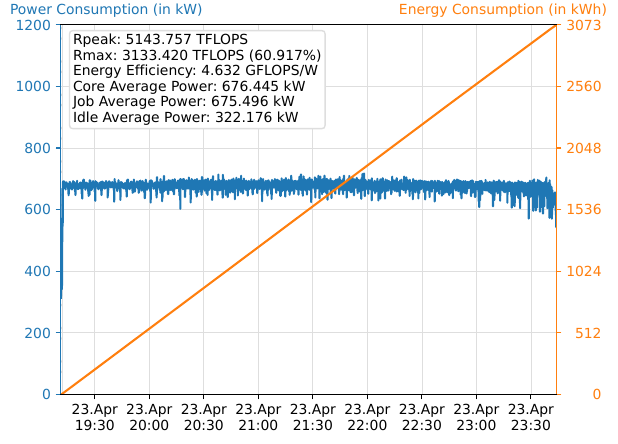

Here is the Python script that generated this plot:
#!/usr/bin/env python3

from datetime import datetime, timedelta
from pathlib import Path
import re
import sys
from zoneinfo import ZoneInfo

import matplotlib as mpl
from matplotlib.axes import Axes
import matplotlib.dates as mdates
import matplotlib.pyplot as plt
import matplotlib.ticker as mticker
import polars as pl


# embed fonts into the final pdf
mpl.rcParams["pdf.fonttype"] = 42


##################################################
# general configuration
##################################################
# HPL log file as produced by
# - "HPLinpack 2.3  --  High-Performance Linpack benchmark  --   December 2, 2018"
# - "HPLinpack 2.1  --  High-Performance Linpack benchmark  --   October 26, 2012"
hpl_log_path = Path(f"hpl.log")
# rpeak per node: (96 cores) * (2.8 GHz experimental AVX512 boost frequency for 1 full CPU à 48 cores) * (2 FMA units) * (1 multiply + 1 add) * (512 vector width / 64-bit floating point number)
rpeak_gflops_per_node = 96 * 2.800 * 2 * 2 * (512 / 64)
# specify plotting configuration which ensures sufficient space at the top left for summary box
# --> this value may get automatically adjusted to align the final axis tick with the axis limit
power_kilowatt_limit = 1100

# time resolution needed for detecting missing values
pdus_resolution = "5s"
powermeter_resolution = "1s"
# the common resolution is used to resample the data for visualization (should be at least the maximum of the measurement resolutions)
common_resolution = "5s"
# configure idle phase reference time frame
idle_start = int(datetime(2024, 4, 24, 3, 0, 0, tzinfo=ZoneInfo("Europe/Berlin")).timestamp())
idle_end = int(idle_start + timedelta(hours=2).total_seconds())
# control output path
pdus_path = Path("pdus.parquet")
powermeter_path = Path("powermeter.parquet")
output_directory_path = Path(".")
output_directory_path.mkdir(exist_ok=True)
output_path = Path(output_directory_path / "summary.txt")
output_file = output_path.open(mode="w")


# SLURM job data with start and end time
jobid = 45056267
job_start, job_end = 1713899471, 1713915850
num_nodes = 598
racks = {
    # compute racks
    143,
    144,
    146,
    147,
    148,
    149,
    243,
    244,
    245,
    246,
    247,
    248,
    249,
    # global cooling equipment and network (side coolers, CDUs, switches)
    100,
    200,
    # management rack for SLURM controller and login nodes
    145,
    # isilon storage
    443,
    444,
}
num_racks = len(racks)

print(
    f"using data from {num_nodes} nodes in the following {num_racks} racks: {sorted(racks)}",
    file=output_file,
)

##################################################
# HPL output parsing
##################################################
hpl_log_text = hpl_log_path.read_text()

num_tests_pattern = re.compile(r"(\d+) tests with the following results")
num_tests_match = num_tests_pattern.search(hpl_log_text)
if not num_tests_match:
    print(f"WARNING: could not find the number of tests in '{hpl_log_path}'...", file=sys.stderr)
else:
    num_tests = int(num_tests_match.group(1))
    if num_tests != 1:
        print(f"WARNING: found {num_tests} tests instead of exactly 1 test in '{hpl_log_path}'...", file=sys.stderr)

core_start_pattern = re.compile(r"HPL_pdgesv\(\) start time\s+(.*)")
core_end_pattern = re.compile(r"HPL_pdgesv\(\) end time\s+(.*)")

core_start_match = core_start_pattern.search(hpl_log_text)
core_end_match = core_end_pattern.search(hpl_log_text)
if not core_start_match or not core_end_match:
    print(f"ERROR: could not find core phase start and end time in '{hpl_log_path}'...", file=sys.stderr)
    sys.exit(1)

# fmt: off
core_start = int(datetime.strptime(core_start_match.group(1), r"%c").replace(tzinfo=ZoneInfo("Europe/Berlin")).timestamp())
core_end = int(datetime.strptime(core_end_match.group(1), r"%c").replace(tzinfo=ZoneInfo("Europe/Berlin")).timestamp())
# fmt: on

hpl_log_lines = hpl_log_text.splitlines()
hpl_log_lines = [line for line in hpl_log_lines if line]
for index, line in enumerate(hpl_log_lines):
    if "HPL_pdgesv() start time" in line:
        break
else:
    print(f"ERROR: could not find GFLOPS in '{hpl_log_path}'...", file=sys.stderr)
rmax_gflops = float(hpl_log_lines[index - 1].split()[6])
rpeak_gflops = num_nodes * rpeak_gflops_per_node
percent_rmax_of_rpeak = 100 * rmax_gflops / rpeak_gflops

##################################################
# energy data parsing
##################################################
pdus = pl.read_parquet(pdus_path).with_columns(
    pl.col("time").cast(pl.String).str.to_datetime(time_zone="Europe/Berlin"),
    pl.col("rack").cast(pl.Int64),
    pl.col("num").cast(pl.Int64),
    pl.col("energy").cast(pl.Float64),
)

powermeter = pl.read_parquet(powermeter_path).with_columns(
    pl.col("time").cast(pl.String).str.to_datetime(time_zone="Europe/Berlin"),
    pl.col("channel").cast(pl.Int64),
    pl.col("energy").cast(pl.Float64),
)

pdus = (
    pdus.with_columns(
        pdu=pl.concat_str(pl.col("rack"), pl.col("num"), separator="#"),
    )
    .pivot(
        on="pdu",
        values="energy",
        index="time",
    )
    .sort(by="time")
    .upsample("time", every=pdus_resolution)
)

powermeter = powermeter.pivot(
    on="channel",
    values="energy",
    index="time",
).sort(by="time")

# write reference files of raw data for Green500 submission
pdus_job = pdus.filter(
    pl.col("time").dt.timestamp("ns").is_between(job_start * 10**9, job_end * 10**9, closed="both")
).sort(by="time")
pdus_job.write_csv(output_directory_path / "pdus-job.csv")

pdus_core = pdus.filter(
    pl.col("time").dt.timestamp("ns").is_between(core_start * 10**9, core_end * 10**9, closed="both")
).sort(by="time")
pdus_core.write_csv(output_directory_path / "pdus-core.csv")

pdus_idle = pdus.filter(
    pl.col("time").dt.timestamp("ns").is_between(idle_start * 10**9, idle_end * 10**9, closed="both")
).sort(by="time")
pdus_idle.write_csv(output_directory_path / "pdus-idle.csv")

powermeter_job = powermeter.filter(
    pl.col("time").dt.timestamp("ns").is_between(job_start * 10**9, job_end * 10**9, closed="both")
).sort(by="time")
powermeter_job.write_csv(output_directory_path / "powermeter-job.csv")

powermeter_core = powermeter.filter(
    pl.col("time").dt.timestamp("ns").is_between(core_start * 10**9, core_end * 10**9, closed="both")
).sort(by="time")
powermeter_core.write_csv(output_directory_path / "powermeter-core.csv")

powermeter_idle = powermeter.filter(
    pl.col("time").dt.timestamp("ns").is_between(idle_start * 10**9, idle_end * 10**9, closed="both")
).sort(by="time")
powermeter_idle.write_csv(output_directory_path / "powermeter-idle.csv")

##################################################
# check missing data and repair it
##################################################
pdus_missing = (
    pdus.null_count()
    .transpose(include_header=True, header_name="PDU", column_names=["Null Count"])
    .filter(pl.col("Null Count") > 0)
    .sort("PDU")
)

num_missing = pdus_missing.sum()["Null Count"][0]
num_expected = len(pdus) * (len(pdus.columns) - 1)
percent_missing = 100 * num_missing / num_expected
print(
    f"(pdus) number of missing data points before reparation: {num_missing} / {num_expected} = {percent_missing:.3f}%",
    file=output_file,
)

pdus = pdus.with_columns(pl.exclude("time").interpolate_by("time"))

pdus_missing = (
    pdus.null_count()
    .transpose(include_header=True, header_name="PDU", column_names=["Null Count"])
    .filter(pl.col("Null Count") > 0)
    .sort("PDU")
)
num_missing = pdus_missing.sum()["Null Count"][0]
num_expected = len(pdus) * (len(pdus.columns) - 1)
percent_missing = 100 * num_missing / num_expected
print(
    f"(pdus) number of missing data points after reparation: {num_missing} / {num_expected} = {percent_missing:.3f}%",
    file=output_file,
)

assert pdus_missing.is_empty()

# since the powermeter data is not recorded at exactly the same time intervals just check that all or nothing is missing each timestamp
assert (
    powermeter.select(
        any_missing=pl.any_horizontal(pl.exclude("time").is_null()),
        all_missing=pl.all_horizontal(pl.exclude("time").is_null()),
    )
    .filter(pl.col("any_missing") & ~pl.col("all_missing"))
    .is_empty()
)

##################################################
# post-processing and aggregations
##################################################
pdus_sum = pdus.select(
    time=pl.col("time"),
    energy=pl.sum_horizontal(pl.exclude("time")),
)

powermeter_sum = powermeter.select(
    time=pl.col("time"),
    energy=pl.sum_horizontal(pl.exclude("time")),
)

pdus_sum_job = pdus_sum.filter(
    pl.col("time").dt.timestamp("ns").is_between(job_start * 10**9, job_end * 10**9, closed="both")
).sort(by="time")

pdus_sum_core = pdus_sum.filter(
    pl.col("time").dt.timestamp("ns").is_between(core_start * 10**9, core_end * 10**9, closed="both")
).sort(by="time")

pdus_sum_idle = pdus_sum.filter(
    pl.col("time").dt.timestamp("ns").is_between(idle_start * 10**9, idle_end * 10**9, closed="both")
).sort(by="time")

powermeter_sum_job = powermeter_sum.filter(
    pl.col("time").dt.timestamp("ns").is_between(job_start * 10**9, job_end * 10**9, closed="both")
).sort(by="time")

powermeter_sum_core = powermeter_sum.filter(
    pl.col("time").dt.timestamp("ns").is_between(core_start * 10**9, core_end * 10**9, closed="both")
).sort(by="time")

powermeter_sum_idle = powermeter_sum.filter(
    pl.col("time").dt.timestamp("ns").is_between(idle_start * 10**9, idle_end * 10**9, closed="both")
).sort(by="time")

##################################################
# calculate final metrics
##################################################
runtime_seconds_job = job_end - job_start
runtime_seconds_core = core_end - core_start
runtime_seconds_idle = idle_end - idle_start

# instead of the actual start and end times, the Green500 methodology uses the first and last collected energy value inside the time frame
runtime_seconds_job_pdus = (pdus_sum_job["time"][-1] - pdus_sum_job["time"][0]).total_seconds()
energy_watthours_job_pdus = pdus_sum_job["energy"][-1] - pdus_sum_job["energy"][0]
power_watt_job_pdus = 60 * 60 * energy_watthours_job_pdus / runtime_seconds_job_pdus
runtime_seconds_job_powermeter = (powermeter_sum_job["time"][-1] - powermeter_sum_job["time"][0]).total_seconds()
energy_watthours_job_powermeter = powermeter_sum_job["energy"][-1] - powermeter_sum_job["energy"][0]
power_watt_job_powermeter = 60 * 60 * energy_watthours_job_powermeter / runtime_seconds_job_powermeter
power_watt_job = power_watt_job_pdus + power_watt_job_powermeter

runtime_seconds_core_pdus = (pdus_sum_core["time"][-1] - pdus_sum_core["time"][0]).total_seconds()
energy_watthours_core_pdus = pdus_sum_core["energy"][-1] - pdus_sum_core["energy"][0]
power_watt_core_pdus = 60 * 60 * energy_watthours_core_pdus / runtime_seconds_core_pdus
runtime_seconds_core_powermeter = (powermeter_sum_core["time"][-1] - powermeter_sum_core["time"][0]).total_seconds()
energy_watthours_core_powermeter = powermeter_sum_core["energy"][-1] - powermeter_sum_core["energy"][0]
power_watt_core_powermeter = 60 * 60 * energy_watthours_core_powermeter / runtime_seconds_core_powermeter
power_watt_core = power_watt_core_pdus + power_watt_core_powermeter

runtime_seconds_idle_pdus = (pdus_sum_idle["time"][-1] - pdus_sum_idle["time"][0]).total_seconds()
energy_watthours_idle_pdus = pdus_sum_idle["energy"][-1] - pdus_sum_idle["energy"][0]
power_watt_idle_pdus = 60 * 60 * energy_watthours_idle_pdus / runtime_seconds_idle_pdus
runtime_seconds_idle_powermeter = (powermeter_sum_idle["time"][-1] - powermeter_sum_idle["time"][0]).total_seconds()
energy_watthours_idle_powermeter = powermeter_sum_idle["energy"][-1] - powermeter_sum_idle["energy"][0]
power_watt_idle_powermeter = 60 * 60 * energy_watthours_idle_powermeter / runtime_seconds_idle_powermeter
power_watt_idle = power_watt_idle_pdus + power_watt_idle_powermeter

energy_efficiency_core = rmax_gflops / power_watt_core

# fmt: off
print(f"Job with SLURM ID {jobid}:", file=output_file)
print(f"- Start: {job_start} = {datetime.fromtimestamp(job_start, tz=ZoneInfo('Europe/Berlin'))}", file=output_file)
print(f"- End: {job_end} = {datetime.fromtimestamp(job_end, tz=ZoneInfo('Europe/Berlin'))}", file=output_file)
print(f"- Runtime: {int(runtime_seconds_job)} s ≈ {runtime_seconds_job / 60 / 60:.3f} h", file=output_file)
print(f"  - Runtime pdus: {runtime_seconds_job_pdus:.3f} s", file=output_file)
print(f"  - Runtime powermeter: {runtime_seconds_job_powermeter:.3f} s", file=output_file)
print(f"- Average Power: {power_watt_job:.3f} W", file=output_file)
print(f"Core:", file=output_file)
print(f"- Start: {core_start} = {datetime.fromtimestamp(core_start, tz=ZoneInfo('Europe/Berlin'))}", file=output_file)
print(f"- End: {core_end} = {datetime.fromtimestamp(core_end, tz=ZoneInfo('Europe/Berlin'))}", file=output_file)
print(f"- Runtime: {int(runtime_seconds_core)} s ≈ {runtime_seconds_core / 60 / 60:.3f} h", file=output_file)
print(f"  - Runtime pdus: {runtime_seconds_core_pdus:.3f} s", file=output_file)
print(f"  - Runtime powermeter: {runtime_seconds_core_powermeter:.3f} s", file=output_file)
print(f"- Average Power: {power_watt_core:.3f} W", file=output_file)
print(f"Top500: Rmax / Rpeak = {rmax_gflops / 1_000:.3f} TFLOPS / {rpeak_gflops / 1_000:.3f} TFLOPS = {percent_rmax_of_rpeak:.3f}%", file=output_file)
print(f"Green500: Rmax / Core Average Power = {rmax_gflops / 1_000:.3f} TFLOPS / {power_watt_core / 1_000:.3f} kW = {energy_efficiency_core:.3f} GFLOPS/Watt", file=output_file)
print(f"Idle:", file=output_file)
print(f"- Start: {idle_start} = {datetime.fromtimestamp(idle_start, tz=ZoneInfo('Europe/Berlin'))}", file=output_file)
print(f"- End: {idle_end} = {datetime.fromtimestamp(idle_end, tz=ZoneInfo('Europe/Berlin'))}", file=output_file)
print(f"- Runtime: {int(runtime_seconds_idle)} s ≈ {runtime_seconds_idle / 60 / 60:.3f} h", file=output_file)
print(f"  - Runtime pdus: {runtime_seconds_idle_pdus:.3f} s", file=output_file)
print(f"  - Runtime powermeter: {runtime_seconds_idle_powermeter:.3f} s", file=output_file)
print(f"- Average Power: {power_watt_idle:.3f} W", file=output_file)
# fmt: on

##################################################
# create final summary visualization
##################################################
powermeter_aligned = (
    powermeter_sum.with_columns(
        interpolated=pl.lit(False),
    )
    .vstack(
        powermeter_sum.select(
            time=pl.datetime_range(
                pl.col("time").min().dt.truncate(common_resolution),
                pl.col("time").max().dt.truncate(common_resolution),
                interval=common_resolution,
            ),
            energy=pl.lit(None),
            interpolated=pl.lit(True),
        )
    )
    .sort("time")
    .with_columns(pl.col("energy").interpolate_by("time"))
    .drop_nulls()
    .filter(pl.col("interpolated"))
    .drop("interpolated")
    .filter(pl.col("time").dt.epoch(time_unit="ns").is_between(job_start * 10**9, job_end * 10**9, closed="both"))
    .sort(by="time")
)

pdus_aligned = (
    pdus_sum.with_columns(
        interpolated=pl.lit(False),
    )
    .vstack(
        pdus_sum.select(
            time=pl.datetime_range(
                pl.col("time").min().dt.truncate(common_resolution),
                pl.col("time").max().dt.truncate(common_resolution),
                interval=common_resolution,
            ),
            energy=pl.lit(None),
            interpolated=pl.lit(True),
        )
    )
    .sort("time")
    .with_columns(pl.col("energy").interpolate_by("time"))
    .drop_nulls()
    .filter(pl.col("interpolated"))
    .drop("interpolated")
    .filter(pl.col("time").dt.epoch(time_unit="ns").is_between(job_start * 10**9, job_end * 10**9, closed="both"))
    .sort(by="time")
)

all_aligned = pdus_aligned.vstack(powermeter_aligned).group_by("time").agg(pl.col("energy").sum()).sort("time")

all_aligned = all_aligned.with_columns(
    energy_diff=pl.col("energy").diff(),
    time_diff=pl.col("time").diff(),
).select(
    time=pl.col("time"),
    # normalize energy in Wh to energy in kWh
    energy=(pl.col("energy") - pl.col("energy").first()) / 1_000,
    # normalize energy in Wh to power in kW
    power=pl.col("energy_diff") / 1_000 / (pl.col("time_diff").dt.total_nanoseconds() / 10**9 / 60 / 60),
)

axis_left: Axes
figure, axis_left = plt.subplots(nrows=1, ncols=1)
plot_left = axis_left.plot(all_aligned["time"], all_aligned["power"])[0]
axis_right = axis_left.twinx()
plot_right = axis_right.plot(all_aligned["time"], all_aligned["energy"])[0]

padding = 0.025
axis_left.text(
    padding,
    1 - padding,
    f"""Rpeak: {rpeak_gflops / 1_000:.3f} TFLOPS
Rmax: {rmax_gflops / 1_000:.3f} TFLOPS ({percent_rmax_of_rpeak:.3f}%)
Energy Efficiency: {energy_efficiency_core:.3f} GFLOPS/W
Core Average Power: {power_watt_core / 1_000:.3f} kW
Job Average Power: {power_watt_job / 1_000:.3f} kW
Idle Average Power: {power_watt_idle / 1_000:.3f} kW""",
    ha="left",
    va="top",
    ma="left",
    transform=axis_left.transAxes,
    bbox=dict(facecolor="white", edgecolor="#dedede", boxstyle="round,pad=0.25"),
)

# de-emphasize the non-core execution time
axis_left.axvspan(
    xmin=datetime.fromtimestamp(job_start, tz=ZoneInfo("Europe/Berlin")),  # type: ignore
    xmax=datetime.fromtimestamp(core_start, tz=ZoneInfo("Europe/Berlin")),  # type: ignore
    hatch="X",
    facecolor="none",
    edgecolor="#dedede",
    linewidth=0.5,
)
axis_left.axvspan(
    xmin=datetime.fromtimestamp(core_end, tz=ZoneInfo("Europe/Berlin")),  # type: ignore
    xmax=datetime.fromtimestamp(job_end, tz=ZoneInfo("Europe/Berlin")),  # type: ignore
    hatch="X",
    facecolor="none",
    edgecolor="#dedede",
    linewidth=0.5,
)

# fmt: off
axis_left.autoscale(axis="x", tight=True)
axis_right.autoscale(axis="y", tight=True)
axis_left.set_ylim(bottom=0, top=power_kilowatt_limit)
# automatically adjust y axis limit to force a tick exactly at the axis limit
while axis_left.get_yticks()[-1] != axis_left.get_ylim()[1]:
    axis_left.set_ylim(top=axis_left.get_ylim()[1] + 1)
label_left = axis_left.set_ylabel("Power Consumption (in kW)", rotation="horizontal", va="bottom", y=1.02, ha="left")
label_right = axis_right.set_ylabel("Energy Consumption (in kWh)", rotation="horizontal", va="bottom", y=1.02, ha="right")
axis_left.xaxis.set_major_formatter(mdates.DateFormatter("%d.%b\n%H:%M"))
axis_left.grid(color="#dedede", linewidth=0.5)
# fmt: on

# match the number of primary and secondary y axis ticks to align the grid
# make the total energy consumption directly visible on the y axis
axis_right.yaxis.set_major_locator(mticker.LinearLocator(numticks=len(axis_left.get_yticks())))
# right aligning secondary y axis tick labels requires manual shifting of all labels
widest_yticklabel = max(axis_right.get_yticklabels(), key=lambda item: item.get_window_extent().width)
widest_bbox = widest_yticklabel.get_transform().inverted().transform(widest_yticklabel.get_window_extent())
min_x, max_x = widest_bbox[:, 0]
shifted_x = 1 + (max_x - min_x)
for tick_label in axis_right.get_yticklabels():
    tick_label.set_horizontalalignment("right")
    tick_label.set_x(shifted_x)

plot_left.set_color("tab:blue")
axis_right.spines["left"].set_color("tab:blue")
axis_left.tick_params(axis="y", colors="tab:blue")
label_left.set_color("tab:blue")

plot_right.set_color("tab:orange")
axis_right.spines["right"].set_color("tab:orange")
axis_right.tick_params(axis="y", colors="tab:orange")
label_right.set_color("tab:orange")

figure.savefig(output_directory_path / "summary.pdf", bbox_inches="tight")

output_file.close()
